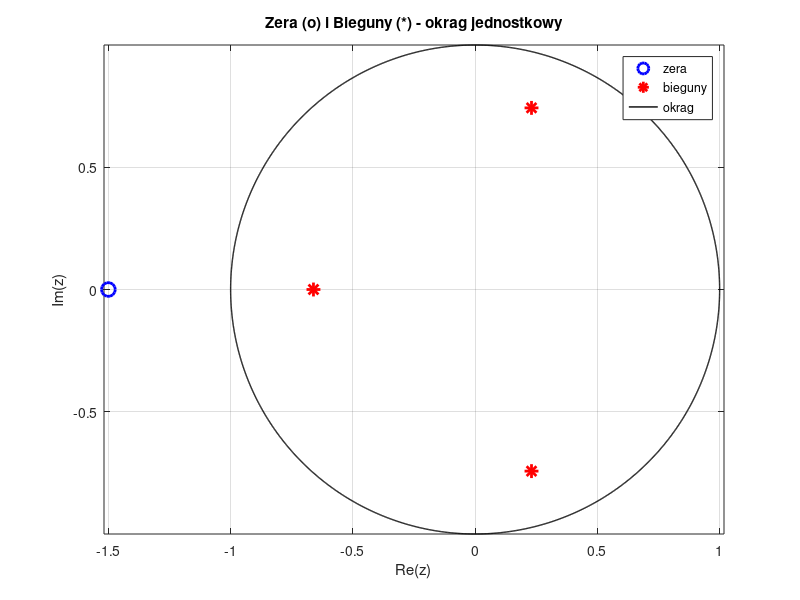
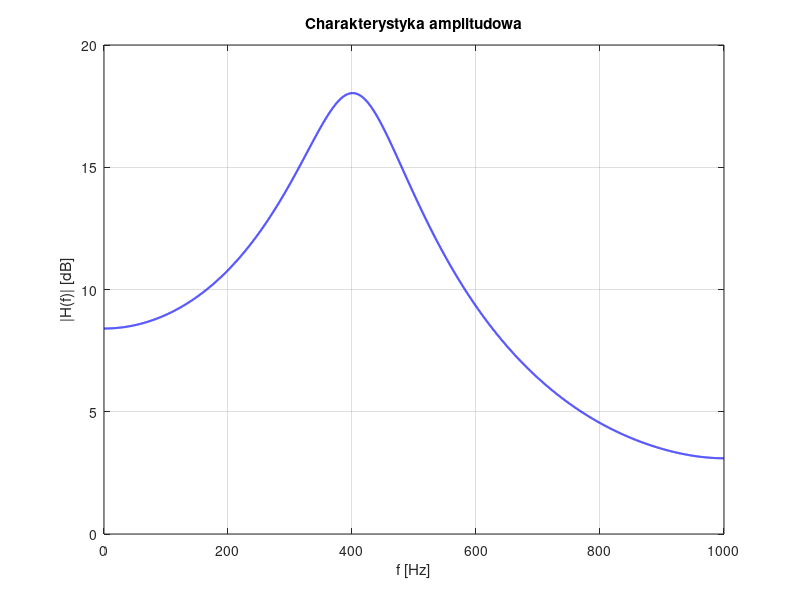
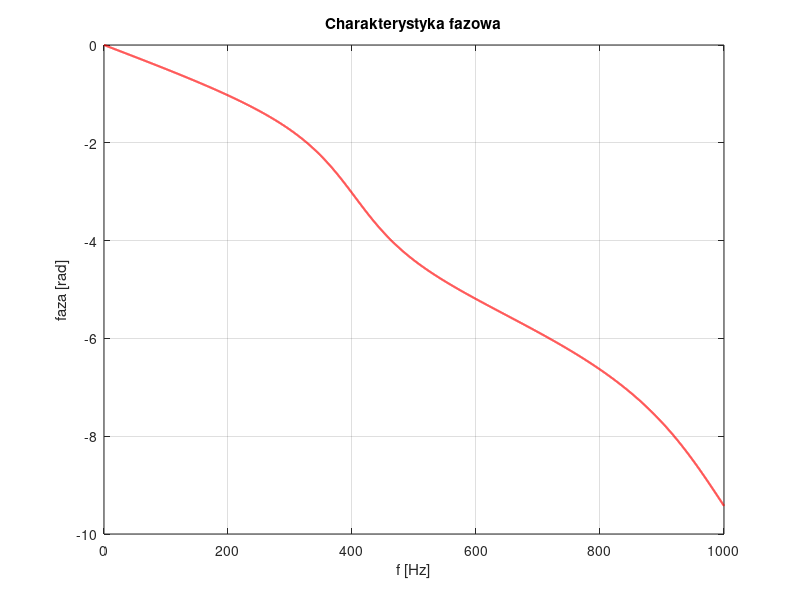
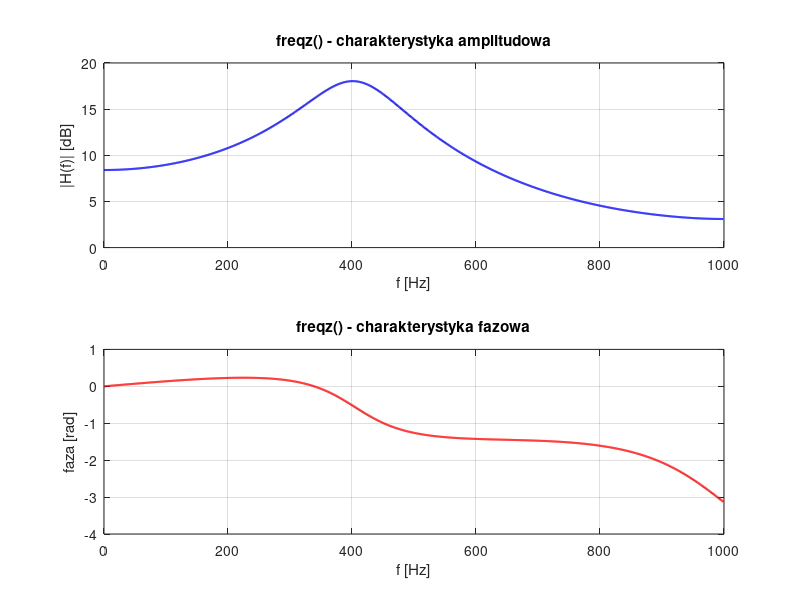

The MATLAB script that drew these images, in order: (Note: this script raises an error after producing the figures.)
% cps08_problem_8_2.m
% transmitancja i odpowiedz czestotliwosciowa filtra cyfrowego IIR
clear all; close all; clc;

%% parametry
fpr = 2000;     % czestotliwosc probkowania [Hz]
metoda = 1;     % 1 = wspolczynniki, 2 = zera i bieguny

%% wybor/projekt wspolczynnikow
if metoda == 1
    b = [2, 3];
    a = [1, 0.2, 0.3, 0.4];
    z = roots(b);
    p = roots(a);
else
    gain = 0.001;
    z = [1, 1] .* exp(1j*2*pi*[600, 800]/fpr);
    z = [z conj(z)];
    p = [0.99, 0.99] .* exp(1j*2*pi*[100, 200]/fpr);
    p = [p conj(p)];
    b = gain * poly(z);
    a = poly(p);
end

fprintf('=== FILTR CYFROWY IIR ===\n');
fprintf('fpr = %d Hz\n', fpr);
fprintf('b = '); disp(b);
fprintf('a = '); disp(a);

%% sprawdzenie stabilnosci
if all(abs(p) < 1)
    fprintf('Filtr jest STABILNY (bieguny wewnatrz okregu jednostkowego)\n\n');
else
    fprintf('UWAGA: Filtr jest NIESTABILNY!\n\n');
end

%% wykres zer i biegunow z okregiem jednostkowym
figure(1);
alfa = 0 : pi/1000 : 2*pi;
c = cos(alfa);
s = sin(alfa);
plot(real(z), imag(z), 'bo', 'MarkerSize', 10, 'LineWidth', 2); hold on;
plot(real(p), imag(p), 'r*', 'MarkerSize', 10, 'LineWidth', 2);
plot(c, s, 'k-', 'LineWidth', 1); hold off;
grid on; axis equal;
title('Zera (o) i Bieguny (*) - okrag jednostkowy');
xlabel('Re(z)'); ylabel('Im(z)');
legend('zera', 'bieguny', 'okrag');
pause

%% charakterystyka czestotliwosciowa
f = 0 : 0.1 : fpr/2;
wn = 2*pi*f/fpr;
zz = exp(1j*wn);
H = polyval(b, zz) ./ polyval(a, zz);

figure(2);
plot(f, 20*log10(abs(H)), 'b', 'LineWidth', 1.5);
xlabel('f [Hz]'); ylabel('|H(f)| [dB]');
title('Charakterystyka amplitudowa');
grid on;
pause

figure(3);
plot(f, unwrap(angle(H)), 'r', 'LineWidth', 1.5);
xlabel('f [Hz]'); ylabel('faza [rad]');
title('Charakterystyka fazowa');
grid on;
pause

%% porownanie z freqz()
figure(4);
[H_freqz, f_freqz] = freqz(b, a, 1000, fpr);
subplot(2,1,1);
plot(f_freqz, 20*log10(abs(H_freqz)), 'b', 'LineWidth', 1.5);
xlabel('f [Hz]'); ylabel('|H(f)| [dB]');
title('freqz() - charakterystyka amplitudowa');
grid on;

subplot(2,1,2);
plot(f_freqz, unwrap(angle(H_freqz)), 'r', 'LineWidth', 1.5);
xlabel('f [Hz]'); ylabel('faza [rad]');
title('freqz() - charakterystyka fazowa');
grid on;
pause

%% ZADANIE: filtr usuwajacy 300 Hz i wzmacniajacy 400 Hz
fprintf('=== MÓJ FILTR: usuwa 300 Hz, wzmacnia 400 Hz ===\n');

% zero na okregu przy 300 Hz - usuwa te czestotliwosc
z_my = exp(1j*2*pi*300/fpr);
z_my = [z_my conj(z_my)];

% biegun blisko okregu przy 400 Hz - wzmacnia te czestotliwosc
p_my = 0.95 * exp(1j*2*pi*400/fpr);
p_my = [p_my conj(p_my)];

b_my = poly(z_my);
a_my = poly(p_my);

% normalizacja wzmocnienia
H_dc = polyval(b_my, 1) / polyval(a_my, 1);
b_my = b_my / abs(H_dc);

fprintf('zera przy 300 Hz: '); disp(z_my);
fprintf('bieguny przy 400 Hz: '); disp(p_my);

figure(5);
subplot(2,1,1);
plot(real(z_my), imag(z_my), 'bo', 'MarkerSize', 10, 'LineWidth', 2); hold on;
plot(real(p_my), imag(p_my), 'r*', 'MarkerSize', 10, 'LineWidth', 2);
plot(c, s, 'k-'); hold off;
grid on; axis equal;
title('Moj filtr: zera (o) i bieguny (*)');
xlabel('Re(z)'); ylabel('Im(z)');

subplot(2,1,2);
[H_my, f_my] = freqz(b_my, a_my, 1000, fpr);
plot(f_my, 20*log10(abs(H_my)), 'b', 'LineWidth', 1.5);
xlabel('f [Hz]'); ylabel('|H(f)| [dB]');
title('Charakterystyka - dolek przy 300 Hz, gorka przy 400 Hz');
xline(300, 'g--', '300 Hz');
xline(400, 'm--', '400 Hz');
grid on;

% zero transmitancji = killer czestotliwosci (dolek)
% biegun transmitancji = wzmacniacz czestotliwosci (gorka)
% bieguny musza byc WEWNATRZ okregu jednostkowego (|p| < 1) dla stabilnosci
% zera i bieguny w parach sprzezonych -> wspolczynniki rzeczywiste
